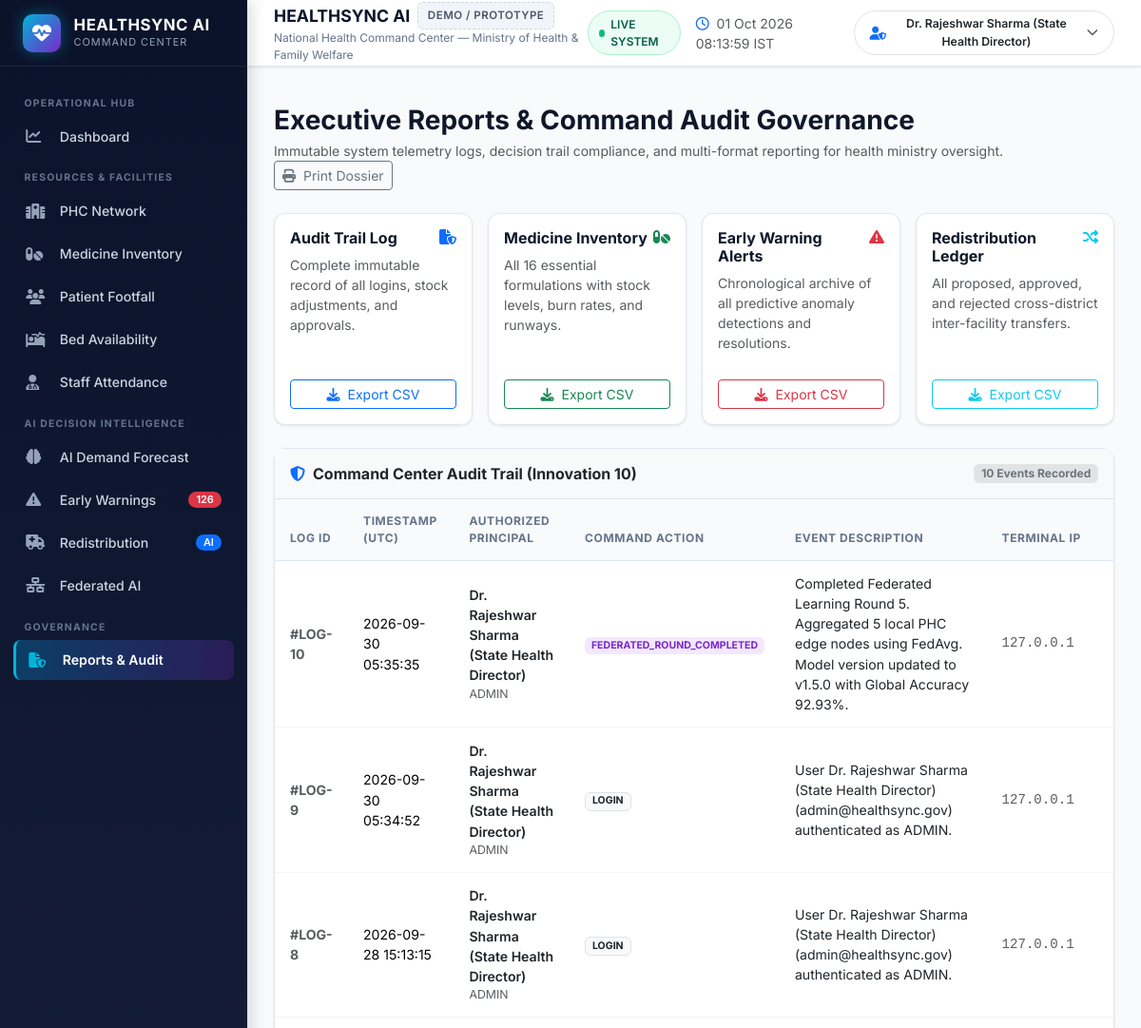
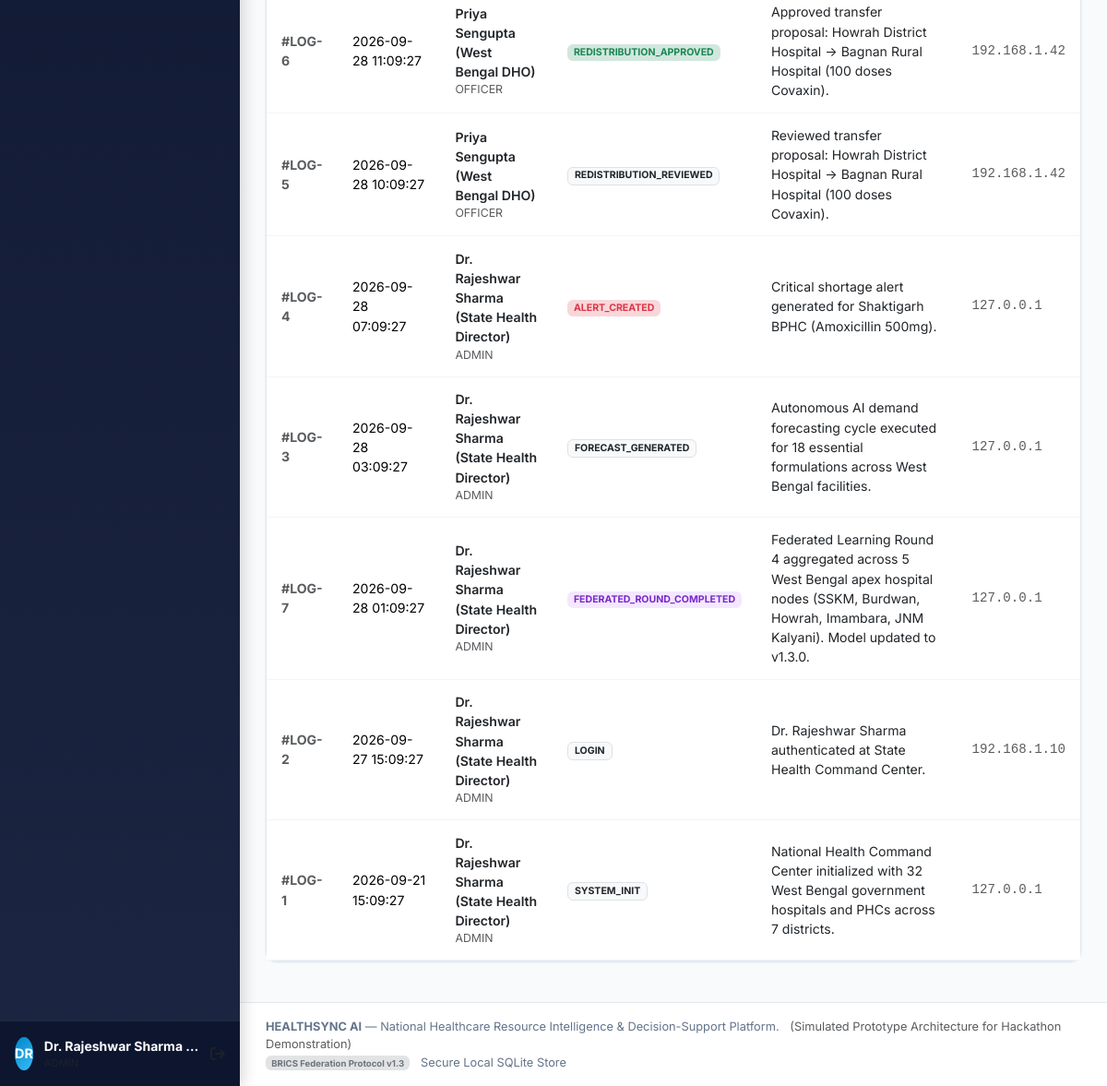
The app's page /reports (signed in) with its own data (2 pictures, top to bottom).
### healthsync_ai/app/models.py (models this page shows, shortened)
class User(db.Model):
    __tablename__ = 'users'
    id = db.Column(db.Integer, primary_key=True)
    name = db.Column(db.String(100), nullable=False)
    email = db.Column(db.String(120), unique=True, nullable=False, index=True)
    password_hash = db.Column(db.String(255), nullable=False)
    role = db.Column(db.String(20), default='OFFICER', nullable=False)  # ADMIN, OFFICER
    created_at = db.Column(db.DateTime, default=datetime.utcnow)
    audit_logs = db.relationship('AuditLog', backref='user', lazy=True)

class AuditLog(db.Model):
    __tablename__ = 'audit_logs'
    id = db.Column(db.Integer, primary_key=True)
    user_id = db.Column(db.Integer, db.ForeignKey('users.id'), nullable=True)
    action = db.Column(db.String(100), nullable=False)
    description = db.Column(db.Text, nullable=False)
    timestamp = db.Column(db.DateTime, default=datetime.utcnow)
    ip_address = db.Column(db.String(50), default='127.0.0.1')

### healthsync_ai/app/routes/main.py (the view)
@main_bp.route('/reports')
@login_required
def reports_view():
    audit_logs = AuditLog.query.order_by(AuditLog.timestamp.desc()).limit(50).all()
    alerts = Alert.query.order_by(Alert.created_at.desc()).limit(30).all()
    redistributions = Redistribution.query.order_by(Redistribution.created_at.desc()).limit(30).all()
    medicines = Medicine.query.order_by(Medicine.name.asc()).all()
    rounds = FederatedRound.query.order_by(FederatedRound.round_number.desc()).limit(10).all()
    return render_template(
        'reports.html',
        audit_logs=audit_logs,
        alerts=alerts,
        redistributions=redistributions,
        medicines=medicines,
        rounds=rounds
    )

### healthsync_ai/app/routes/auth.py (called while the page is built)
def login_required(f):
    @wraps(f)
    def decorated_function(*args, **kwargs):
        if 'user_id' not in session:
            if request.path.startswith('/api/'):
                return jsonify({'success': False, 'error': 'Authentication required. Please log in.'}), 401
            flash('Please log in to access the National Health Command Center.', 'warning')
            return redirect(url_for('auth.login', next=request.url))
        return f(*args, **kwargs)
    return decorated_function

### healthsync_ai/app/templates/reports.html (shortened to what this page needs)
{% extends "base.html" %}
{% block content %}
<div class="d-flex flex-wrap justify-content-between align-items-center mb-4">
  <div>
    <h3 class="fw-bold text-navy mb-1">Executive Reports & Command Audit Governance</h3>
    <p class="text-muted small mb-0">Immutable system telemetry logs, decision trail compliance, and multi-format reporting for health ministry oversight.</p>
  </div>
  <div class="d-flex gap-2">
    <button class="btn btn-sm btn-outline-secondary" onclick="window.print()">
      <i class="fa-solid fa-print me-1"></i> Print Dossier
    </button>
  </div>
</div>
<div class="row g-3 mb-4">
  <div class="col-md-3 col-sm-6">
    <div class="command-card p-3 h-100 d-flex flex-column justify-content-between">
      <div>
        <div class="d-flex justify-content-between align-items-start mb-2">
          <h6 class="fw-bold mb-0">Audit Trail Log</h6>
          <i class="fa-solid fa-file-shield text-primary"></i>
        </div>
        <p class="text-muted small mb-2">Complete immutable record of all logins, stock adjustments, and approvals.</p>
      </div>
      <a href="/api/reports/export-csv?type=audit" class="btn btn-sm btn-outline-primary w-100">
        <i class="fa-solid fa-download me-1"></i> Export CSV
      </a>
    </div>
  </div>
  <div class="col-md-3 col-sm-6">
    <div class="command-card p-3 h-100 d-flex flex-column justify-content-between">
      <div>
        <div class="d-flex justify-content-between align-items-start mb-2">
          <h6 class="fw-bold mb-0">Medicine Inventory</h6>
          <i class="fa-solid fa-pills text-success"></i>
        </div>
        <p class="text-muted small mb-2">All 16 essential formulations with stock levels, burn rates, and runways.</p>
      </div>
      <a href="/api/reports/export-csv?type=medicines" class="btn btn-sm btn-outline-success w-100">
        <i class="fa-solid fa-download me-1"></i> Export CSV
      </a>
    </div>
  </div>
  <div class="col-md-3 col-sm-6">
    <div class="command-card p-3 h-100 d-flex flex-column justify-content-between">
      <div>
        <div class="d-flex justify-content-between align-items-start mb-2">
          <h6 class="fw-bold mb-0">Early Warning Alerts</h6>
          <i class="fa-solid fa-triangle-exclamation text-danger"></i>
        </div>
        <p class="text-muted small mb-2">Chronological archive of all predictive anomaly detections and resolutions.</p>
      </div>
      <a href="/api/reports/export-csv?type=alerts" class="btn btn-sm btn-outline-danger w-100">
        <i class="fa-solid fa-download me-1"></i> Export CSV
      </a>
    </div>
  </div>
  <div class="col-md-3 col-sm-6">
    <div class="command-card p-3 h-100 d-flex flex-column justify-content-between">
      <div>
        <div class="d-flex justify-content-between align-items-start mb-2">
          <h6 class="fw-bold mb-0">Redistribution Ledger</h6>
          <i class="fa-solid fa-shuffle text-info"></i>
        </div>
        <p class="text-muted small mb-2">All proposed, approved, and rejected cross-district inter-facility transfers.</p>
      </div>
      <a href="/api/reports/export-csv?type=redistribution" class="btn btn-sm btn-outline-info w-100">
        <i class="fa-solid fa-download me-1"></i> Export CSV
      </a>
    </div>
  </div>
</div>
<div class="command-card">
  <div class="p-3 border-bottom d-flex justify-content-between align-items-center bg-light">
    <div>
      <h6 class="fw-bold mb-0 text-dark">
        <i class="fa-solid fa-shield-halved me-2 text-primary"></i>Command Center Audit Trail (Innovation 10)
      </h6>
    </div>
    <span class="badge bg-secondary-subtle text-secondary">{{ audit_logs|length }} Events Recorded</span>
  </div>
  <div class="table-responsive">
    <table class="table table-custom mb-0">
      <thead>
        <tr>
          <th>Log ID</th>
          <th>Timestamp (UTC)</th>
          <th>Authorized Principal</th>
          <th>Command Action</th>
          <th>Event Description</th>
          <th>Terminal IP</th>
        </tr>
      </thead>
      <tbody>
        {% for a in audit_logs %}
        <tr>
          <td class="fw-bold text-muted">#LOG-{{ a.id }}</td>
          <td class="small">{{ a.timestamp.strftime('%Y-%m-%d %H:%M:%S') }}</td>
          <td>
            <div class="fw-semibold text-dark">{{ a.user.name if a.user else 'System Agent' }}</div>
            <div class="text-muted small">{{ a.user.role if a.user else 'AUTONOMOUS' }}</div>
          </td>
          <td>
            {% if 'APPROVED' in a.action or 'RESOLVED' in a.action %}
              <span class="badge bg-success-subtle text-success">{{ a.action }}</span>
            {% elif 'REJECTED' in a.action or 'ALERT' in a.action %}
              <span class="badge bg-danger-subtle text-danger">{{ a.action }}</span>
            {% elif 'FEDERATED' in a.action %}
              <span class="badge bg-purple-subtle text-purple" style="background-color: var(--ai-purple-light); color: var(--ai-purple);">{{ a.action }}</span>
            {% else %}
              <span class="badge bg-light text-dark border">{{ a.action }}</span>
            {% endif %}
          </td>
          <td class="small text-dark">{{ a.description }}</td>
          <td class="small font-monospace text-muted">{{ a.ip_address }}</td>
        </tr>
        {% endfor %}
      </tbody>
    </table>
  </div>
</div>
{% endblock %}

### healthsync_ai/app/templates/base.html (shortened to what this page needs)
<!DOCTYPE html>
<html lang="en">
<head>
  <link href="https://cdn.jsdelivr.net/npm/bootstrap@5.3.3/dist/css/bootstrap.min.css" rel="stylesheet">
  <link rel="stylesheet" href="https://cdnjs.cloudflare.com/ajax/libs/font-awesome/6.5.2/css/all.min.css">
  <link rel="stylesheet" href="https://unpkg.com/leaflet@1.9.4/dist/leaflet.css" />
  <link rel="stylesheet" href="{{ url_for('static', filename='css/style.css') }}">
</head>
<body>
  <aside class="sidebar">
    <div class="sidebar-brand">
      <div class="brand-icon">
        <i class="fa-solid fa-heart-pulse"></i>
      </div>
      <div>
        <div class="brand-title">HEALTHSYNC AI</div>
        <div class="brand-subtitle">Command Center</div>
      </div>
    </div>
    <div class="sidebar-menu">
      <div class="menu-heading">Operational Hub</div>
      <div class="nav-item">
        <a href="{{ url_for('main.dashboard') }}" class="nav-link {% if request.endpoint == 'main.dashboard' %}active{% endif %}">
          <i class="fa-solid fa-chart-line"></i>
          <span>Dashboard</span>
        </a>
      </div>
      <div class="menu-heading">Resources & Facilities</div>
      <div class="nav-item">
        <a href="{{ url_for('main.phcs_view') }}" class="nav-link {% if request.endpoint == 'main.phcs_view' %}active{% endif %}">
          <i class="fa-solid fa-hospital"></i>
          <span>PHC Network</span>
        </a>
      </div>
      <div class="nav-item">
        <a href="{{ url_for('main.medicines_view') }}" class="nav-link {% if request.endpoint == 'main.medicines_view' %}active{% endif %}">
          <i class="fa-solid fa-pills"></i>
          <span>Medicine Inventory</span>
        </a>
      </div>
      <div class="nav-item">
        <a href="{{ url_for('main.patients_view') }}" class="nav-link {% if request.endpoint == 'main.patients_view' %}active{% endif %}">
          <i class="fa-solid fa-users"></i>
          <span>Patient Footfall</span>
        </a>
      </div>
      <div class="nav-item">
        <a href="{{ url_for('main.beds_view') }}" class="nav-link {% if request.endpoint == 'main.beds_view' %}active{% endif %}">
          <i class="fa-solid fa-bed-pulse"></i>
          <span>Bed Availability</span>
        </a>
      </div>
      <div class="nav-item">
        <a href="{{ url_for('main.staff_view') }}" class="nav-link {% if request.endpoint == 'main.staff_view' %}active{% endif %}">
          <i class="fa-solid fa-user-doctor"></i>
          <span>Staff Attendance</span>
        </a>
      </div>
      <div class="menu-heading">AI Decision Intelligence</div>
      <div class="nav-item">
        <a href="{{ url_for('main.forecast_view') }}" class="nav-link {% if request.endpoint == 'main.forecast_view' %}active{% endif %}">
          <i class="fa-solid fa-brain"></i>
          <span>AI Demand Forecast</span>
        </a>
      </div>
      <div class="nav-item">
        <a href="{{ url_for('main.alerts_view') }}" class="nav-link {% if request.endpoint == 'main.alerts_view' %}active{% endif %}">
          <i class="fa-solid fa-triangle-exclamation"></i>
          <span>Early Warnings</span>
          <span class="badge bg-danger sidebar-badge">126</span>
        </a>
      </div>
      <div class="nav-item">
        <a href="{{ url_for('main.redistribution_view') }}" class="nav-link {% if request.endpoint == 'main.redistribution_view' %}active{% endif %}">
          <i class="fa-solid fa-truck-medical"></i>
          <span>Redistribution</span>
          <span class="badge bg-primary sidebar-badge">AI</span>
        </a>
      </div>
      <div class="nav-item">
        <a href="{{ url_for('main.federated_view') }}" class="nav-link {% if request.endpoint == 'main.federated_view' %}active{% endif %}">
          <i class="fa-solid fa-network-wired"></i>
          <span>Federated AI</span>
        </a>
      </div>
      <div class="menu-heading">Governance</div>
      <div class="nav-item">
        <a href="{{ url_for('main.reports_view') }}" class="nav-link {% if request.endpoint == 'main.reports_view' %}active{% endif %}">
          <i class="fa-solid fa-file-shield"></i>
          <span>Reports & Audit</span>
        </a>
      </div>
    </div>
    <div class="sidebar-footer">
      <div class="officer-card">
        <div class="officer-avatar">
          {{ current_user_name[:2].upper() }}
        </div>
        <div class="flex-grow-1 overflow-hidden">
          <div class="text-white small fw-bold text-truncate">{{ current_user_name }}</div>
          <div class="text-muted" style="font-size: 0.7rem;">{{ current_user_role }}</div>
        </div>
        <a href="{{ url_for('auth.logout') }}" class="text-muted text-hover-light" title="Sign Out">
          <i class="fa-solid fa-arrow-right-from-bracket"></i>
        </a>
      </div>
    </div>
  </aside>
  <div class="main-wrapper">
    <header class="top-header">
      <div class="d-flex align-items-center">
        <div class="header-title-box">
          <div class="d-flex align-items-center gap-2">
            <h5>HEALTHSYNC AI</h5>
            <span class="badge-demo">DEMO / PROTOTYPE</span>
          </div>
          <p>National Health Command Center — Ministry of Health & Family Welfare</p>
        </div>
      </div>
      <div class="d-flex align-items-center gap-3">
        <div class="badge-live d-none d-md-inline-flex">
          <span class="pulse-dot"></span>
          <span>LIVE SYSTEM</span>
        </div>
        <div class="text-muted small d-none d-sm-block">
          <i class="fa-regular fa-clock me-1 text-primary"></i>
          <span id="liveClock">Loading time...</span>
        </div>
        <div class="dropdown">
          <button class="btn btn-sm btn-outline-light text-dark border d-flex align-items-center gap-2 rounded-pill px-3" data-bs-toggle="dropdown">
            <i class="fa-solid fa-user-shield text-primary"></i>
            <span class="fw-semibold small d-none d-md-inline">{{ current_user_name }}</span>
            <i class="fa-solid fa-chevron-down small text-muted"></i>
          </button>
        </div>
      </div>
    </header>
    <div class="px-4 pt-3">
    </div>
    <main class="content-body">
      {% block content %}{% endblock %}
    </main>
    <footer class="command-footer d-flex flex-wrap justify-content-between align-items-center">
      <div>
        <strong>HEALTHSYNC AI</strong> — National Healthcare Resource Intelligence & Decision-Support Platform.
        <span class="d-block d-md-inline text-muted mt-1 mt-md-0 ms-md-2">
          (Simulated Prototype Architecture for Hackathon Demonstration)
        </span>
      </div>
      <div class="mt-2 mt-md-0">
        <span class="badge bg-secondary-subtle text-secondary me-2">BRICS Federation Protocol v1.3</span>
        <span>Secure Local SQLite Store</span>
      </div>
    </footer>
  </div>
</body>
</html>

### records on screen
User: name "Dr. Rajeshwar Sharma (State Health Director)"
AuditLog: id "10", timestamp "2026-09-30 05:35:35", user "Dr. Rajeshwar Sharma (State Health Director)", user "ADMIN", action "FEDERATED_ROUND_COMPLETED", description "Completed Federated Learning Round 5. Aggregated 5 local PHC edge nodes using FedAvg. Model version updated to v1.5.0 with Global Accuracy 92.93%.", ip_address "127.0.0.1"
AuditLog: id "9", timestamp "2026-09-30 05:34:52", user "Dr. Rajeshwar Sharma (State Health Director)", user "ADMIN", action "LOGIN", description "User Dr. Rajeshwar Sharma (State Health Director) (admin@healthsync.gov) authenticated as ADMIN.", ip_address "127.0.0.1"
AuditLog: id "8", timestamp "2026-09-28 15:13:15", user "Dr. Rajeshwar Sharma (State Health Director)", user "ADMIN", action "LOGIN", description "User Dr. Rajeshwar Sharma (State Health Director) (admin@healthsync.gov) authenticated as ADMIN.", ip_address "127.0.0.1"
AuditLog: id "6", timestamp "2026-09-28 11:09:27", user "Priya Sengupta (West Bengal DHO)", user "OFFICER", action "REDISTRIBUTION_APPROVED", description "Approved transfer proposal: Howrah District Hospital -> Bagnan Rural Hospital (100 doses Covaxin).", ip_address "192.168.1.42"
AuditLog: id "5", timestamp "2026-09-28 10:09:27", user "Priya Sengupta (West Bengal DHO)", user "OFFICER", action "REDISTRIBUTION_REVIEWED", description "Reviewed transfer proposal: Howrah District Hospital -> Bagnan Rural Hospital (100 doses Covaxin).", ip_address "192.168.1.42"
AuditLog: id "4", timestamp "2026-09-28 07:09:27", user "Dr. Rajeshwar Sharma (State Health Director)", user "ADMIN", action "ALERT_CREATED", description "Critical shortage alert generated for Shaktigarh BPHC (Amoxicillin 500mg).", ip_address "127.0.0.1"
AuditLog: id "3", timestamp "2026-09-28 03:09:27", user "Dr. Rajeshwar Sharma (State Health Director)", user "ADMIN", action "FORECAST_GENERATED", description "Autonomous AI demand forecasting cycle executed for 18 essential formulations across West Bengal facilities.", ip_address "127.0.0.1"
AuditLog: id "7", timestamp "2026-09-28 01:09:27", user "Dr. Rajeshwar Sharma (State Health Director)", user "ADMIN", action "FEDERATED_ROUND_COMPLETED", description "Federated Learning Round 4 aggregated across 5 West Bengal apex hospital nodes (SSKM, Burdwan, Howrah, Imambara, JNM Kalyani). Model updated to v1.3.0.", ip_address "127.0.0.1"
AuditLog: id "2", timestamp "2026-09-27 15:09:27", user "Dr. Rajeshwar Sharma (State Health Director)", user "ADMIN", action "LOGIN", description "Dr. Rajeshwar Sharma authenticated at State Health Command Center.", ip_address "192.168.1.10"
AuditLog: id "1", timestamp "2026-09-21 15:09:27", user "Dr. Rajeshwar Sharma (State Health Director)", user "ADMIN", action "SYSTEM_INIT", description "National Health Command Center initialized with 32 West Bengal government hospitals and PHCs across 7 districts.", ip_address "127.0.0.1"

### other values on screen
{{ current_user_name[:2].upper() }} "DR"
{{ current_user_name }} "Dr. Rajeshwar Sharma…"
{{ audit_logs|length }} "10"
